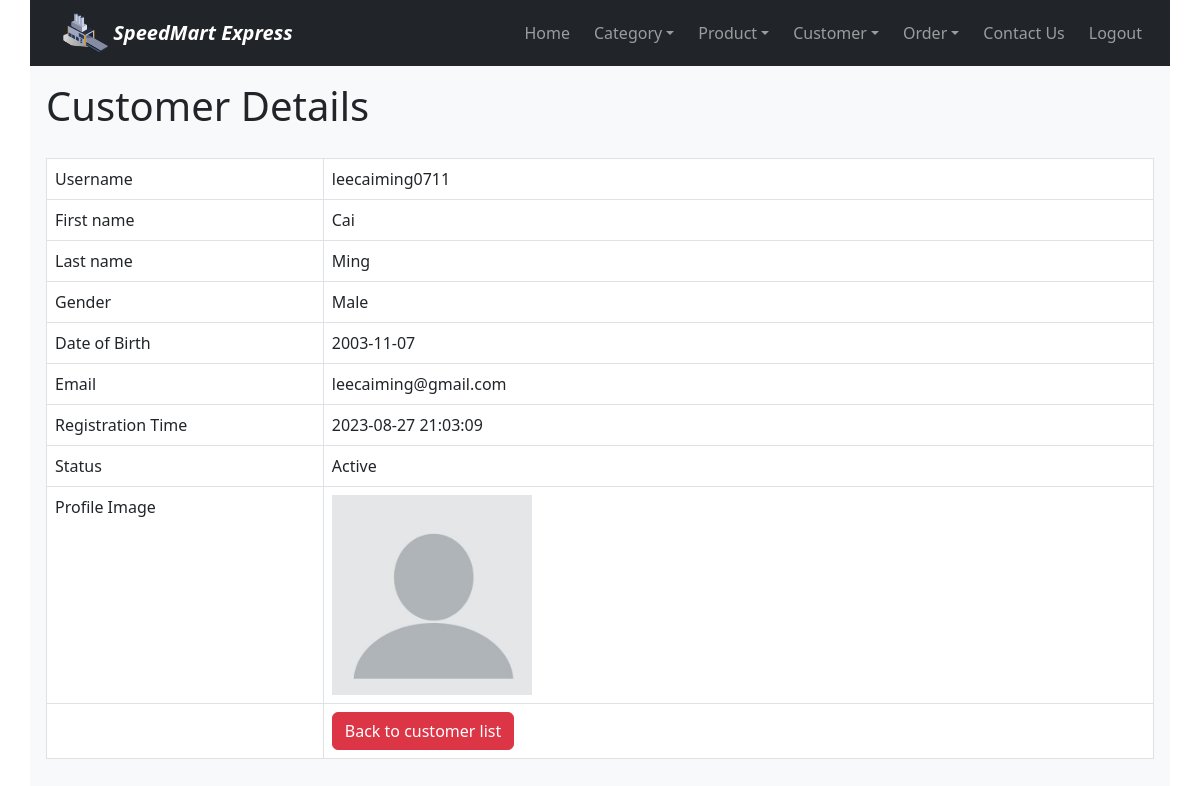
/customer_read_one.php?id=37 (signed in), run on an earlier commit of the app's database.
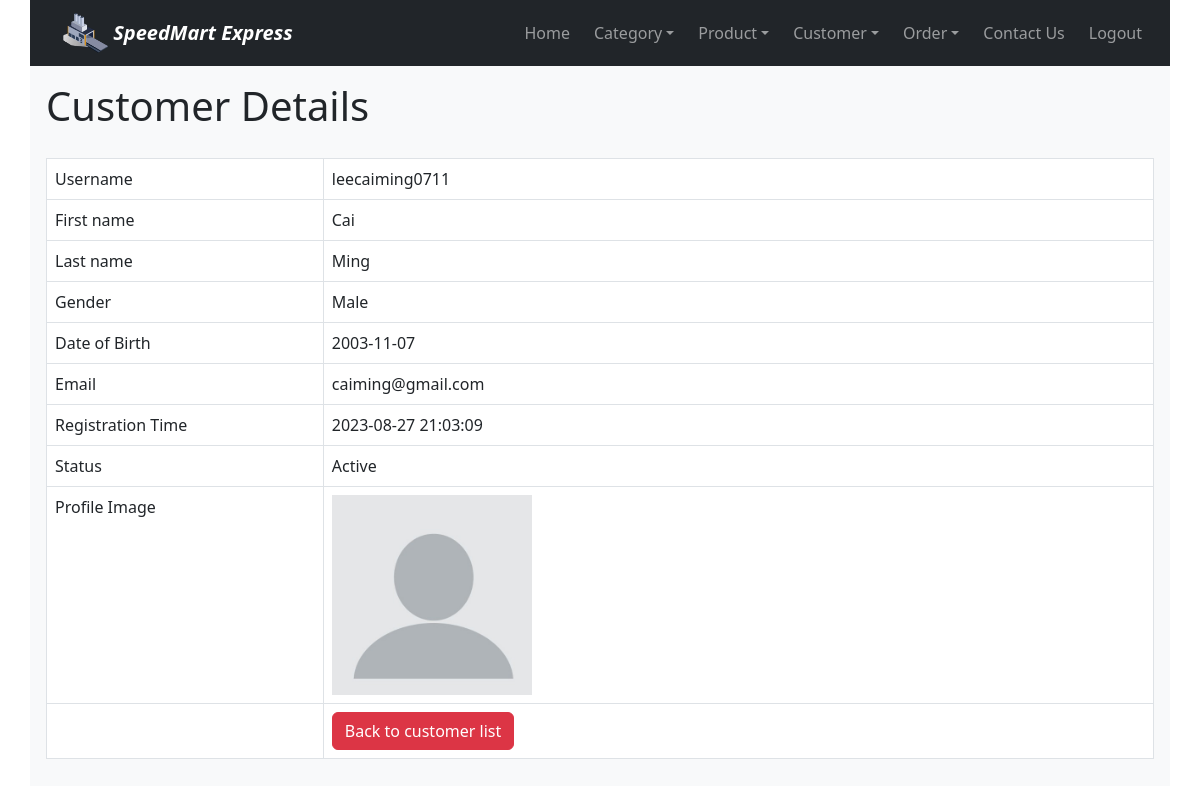
And on a later commit of the database.
### tables this page shows
CREATE TABLE IF NOT EXISTS `customers` (
  `Customer_ID` int NOT NULL AUTO_INCREMENT,
  `username` varchar(20) NOT NULL,
  `password` varchar(200) NOT NULL,
  `firstname` varchar(30) NOT NULL,
  `lastname` varchar(30) NOT NULL,
  `gender` enum('Male','Female') NOT NULL,
  `birthdate` date NOT NULL,
  `email` varchar(50) NOT NULL,
  `registrationdatetime` datetime NOT NULL DEFAULT CURRENT_TIMESTAMP,
  `status` enum('Active','Inactive','Pending') NOT NULL DEFAULT 'Active',
  `profile_image` varchar(200) NOT NULL,
  PRIMARY KEY (`Customer_ID`),
  UNIQUE KEY `username` (`username`),
  UNIQUE KEY `email` (`email`)
);

### customer_read_one.php (the view, shortened to what this page needs)
<!DOCTYPE HTML>
<html>
<head>
    <link href="https://cdn.jsdelivr.net/npm/bootstrap@5.3.0/dist/css/bootstrap.min.css" rel="stylesheet">
</head>
<body>
    <div class="container p-0 bg-light">
        <?php
            include 'menu/nav.php';
        ?>
        <div class="page-header p-3 pb-1">
            <h1>Customer Details</h1>
        </div>
        <?php
        $id=isset($_GET['id']) ? $_GET['id'] : die('ERROR: Record ID not found.');
        include 'config/database.php';
        try {
            $query = "SELECT Customer_ID, username, firstname, lastname, gender, birthdate, registrationdatetime, email, status, profile_image FROM customers WHERE Customer_ID = :id ";
            $stmt = $con->prepare( $query );
            $stmt->bindParam(":id", $id);
            $stmt->execute();
            $row = $stmt->fetch(PDO::FETCH_ASSOC);
            $username = $row['username'];
            $firstname = $row['firstname'];
            $lastname = $row['lastname'];
            $gender = $row['gender'];
            $birthdate = $row['birthdate'];
            $registrationdatetime = $row['registrationdatetime'];
            $email = $row['email'];
            $status = $row['status'];
            $image = $row['profile_image'];
        }
        catch(PDOException $exception){
            die('ERROR: ' . $exception->getMessage());
        }
        ?>
        <div class="p-3">
            <table class='table table-hover table-responsive table-bordered'>
                <tr>
                    <td class='col-3'>Username</td>
                    <td><?php echo htmlspecialchars($username, ENT_QUOTES);  ?></td>
                </tr>
                <tr>
                    <td>First name</td>
                    <td><?php echo htmlspecialchars($firstname, ENT_QUOTES);  ?></td>
                </tr>
                <tr>
                    <td>Last name</td>
                    <td><?php echo htmlspecialchars($lastname, ENT_QUOTES);  ?></td>
                </tr>
                <tr>
                    <td>Gender</td>
                    <td><?php echo htmlspecialchars($gender, ENT_QUOTES);  ?></td>
                </tr>
                <tr>
                    <td>Date of Birth</td>
                    <td><?php echo htmlspecialchars($birthdate, ENT_QUOTES);  ?></td>
                </tr>
                <tr>
                    <td>Email</td>
                    <td><?php echo htmlspecialchars($email, ENT_QUOTES);  ?></td>
                </tr>
                <tr>
                    <td>Registration Time</td>
                    <td><?php echo htmlspecialchars($registrationdatetime, ENT_QUOTES);  ?></td>
                </tr>
                <tr>
                    <td>Status</td>
                    <td><?php echo htmlspecialchars($status, ENT_QUOTES);  ?></td>
                </tr>
                <tr>
                    <td>Profile Image</td>
                    <td>
                        <img src="<?php echo htmlspecialchars($image, ENT_QUOTES); ?>" alt="<?php echo htmlspecialchars($username, ENT_QUOTES); ?>" width="200" height="200">
                    </td>
                </tr>
                <tr>
                    <td></td>
                    <td>
                        <a href='customer_read.php' class='btn btn-danger'>Back to customer list</a>
                    </td>
                </tr>
            </table>
        </div>
    </div>
</body>
</html>

What changed in the data, as far as the page shows it:
changed customers "leecaiming0711": email "leecaiming@gmail.com" → "caiming@gmail.com"
